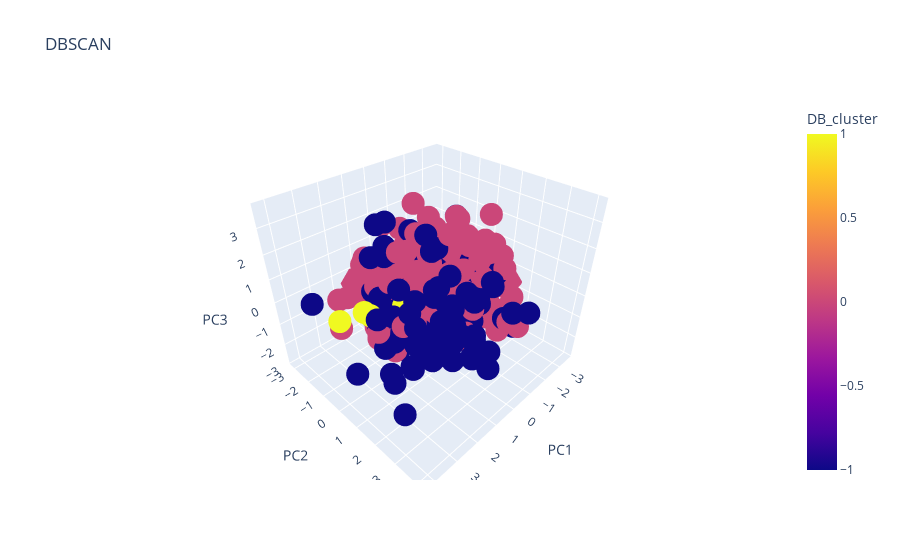

Notebook code for this chart:
### Code cell
fig = px.scatter_3d(X_pca, x='PC1', y='PC2', z='PC3',
              color='DB_cluster', title="DBSCAN", color_discrete_sequence=palette)
fig.show()
fig.write_image("../output/icd_DBSCAN_dist.png")

### Figure 1 — Plotly figure (JSON) as saved in the notebook; plotly's stock layout.template omitted (floating-point values rounded to 4 significant figures; data arrays with more than 128 entries replaced by an {"elided": "..."} marker saying what was removed)
{"data": [{"hovertemplate": "PC1=%{x}<br>PC2=%{y}<br>PC3=%{z}<br>DB_cluster=%{marker.color}<extra></extra>", "legendgroup": "", "marker": {"color": {"elided": "394 int values"}, "coloraxis": "coloraxis", "symbol": "circle"}, "mode": "markers", "name": "", "scene": "scene", "showlegend": false, "type": "scatter3d", "x": {"elided": "394 float values"}, "y": {"elided": "394 float values"}, "z": {"elided": "394 float values"}}], "layout": {"coloraxis": {"colorbar": {"title": {"text": "DB_cluster"}}, "colorscale": [[0, "#0d0887"], [0.1111, "#46039f"], [0.2222, "#7201a8"], [0.3333, "#9c179e"], [0.4444, "#bd3786"], [0.5556, "#d8576b"], [0.6667, "#ed7953"], [0.7778, "#fb9f3a"], [0.8889, "#fdca26"], [1, "#f0f921"]]}, "legend": {"tracegroupgap": 0}, "scene": {"domain": {"x": [0, 1], "y": [0, 1]}, "xaxis": {"title": {"text": "PC1"}}, "yaxis": {"title": {"text": "PC2"}}, "zaxis": {"title": {"text": "PC3"}}}, "title": {"text": "DBSCAN"}}}
